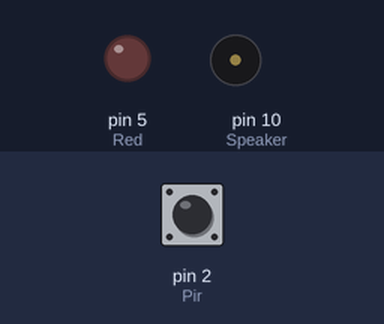
Bench run of a sketch on a simulated Arduino Uno, built with avr-gcc and run on an emulated ATmega328P. On the bench: output pins drawn as LEDs (lit = HIGH), buzzer (waves = sounding). The inputs (shaded band) are chosen by the test bench; at power-on: pin 2 (Pir) LOW. What the sketch prints to the serial monitor is not drawn.

Above: at 2.7 s.
2.8 s: pin 2 (Pir) driven HIGH
At 4.1 s:
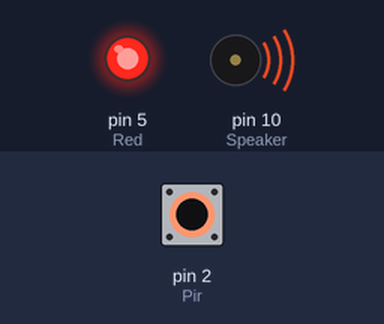
4.7 s: pin 2 (Pir) driven LOW
At 5.9 s:
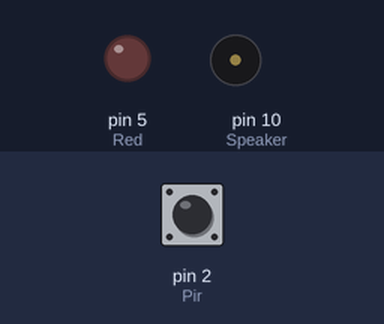
6.2 s: pin 2 (Pir) pulsed HIGH 2 times (0.12 s each, 0.3 s apart)
At 6.59 s:
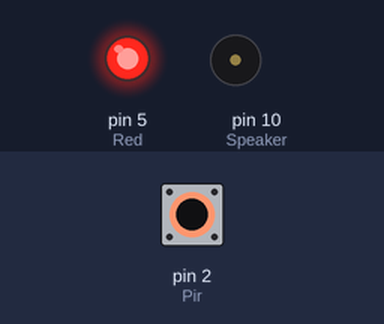
9.8 s: pin 2 (Pir) pulsed HIGH 5 times (0.12 s each, 0.3 s apart)
At 12.7 s:
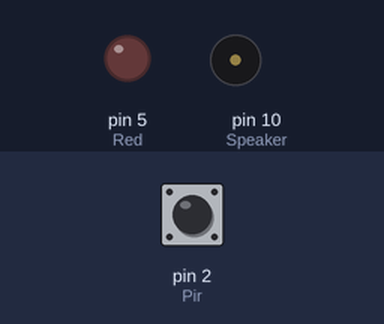
Timing chart, 0 to 13.9 s (numbered marks = the images above; inputs shaded):
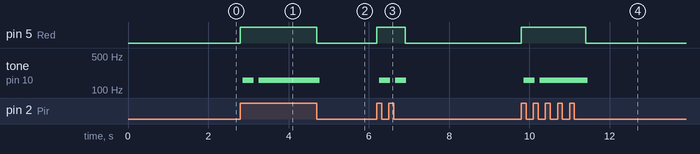

Measured:
- after the input at 2.8 s, pin 5 (Red): LOW → HIGH at once; tone on pin 10 (Speaker): silent → 159 Hz after 0.05 s, → silent 0.28 s later, → 160 Hz 0.12 s later
- after the input at 4.7 s, pin 5 (Red): HIGH → LOW at once; tone on pin 10 (Speaker): 160 Hz → silent after 0.08 s
- after the input at 6.2 s, pin 5 (Red): LOW → HIGH at once, → LOW 0.70 s later; tone on pin 10 (Speaker): silent → 159 Hz after 0.05 s, → silent 0.28 s later, → 160 Hz 0.12 s later, → silent 0.28 s later
- after the input at 9.8 s, pin 5 (Red): LOW → HIGH at once, → LOW 1.6 s later; tone on pin 10 (Speaker): silent → 159 Hz after 0.05 s, → silent 0.28 s later, → 160 Hz 0.12 s later, → silent 1.2 s later

The sketch:

Motion_detector.ino
```cpp
long unsigned int lowIn;
long unsigned int pause = 100;
int calibrationTime = 15;
boolean lockLow = true;
boolean takeLowTime;
int Pir = 2;
int Speaker = 10;
int Red = 5;
int Green = 7;
char value;
void setup()
{
    Serial.begin(9600);
    pinMode(Pir,INPUT);
    pinMode(Speaker, OUTPUT);
    pinMode(Red, OUTPUT);
    pinMode(Green, LOW);
    Serial.write("start");
    Serial.print("Calibrate PIR sensor");
    for(int i = 0; i <calibrationTime; i++)
      {
          Serial.print("*");
          delay(100);
      }
    Serial.println("Done");
    Serial.println("PIR sensor activated");
    delay(50);
}
void playTone(long dur, int freq)
{
    dur *= 10000;
    int period = (1.0 / freq) * 1000000;
    long elapsed_time = 0;
    while (elapsed_time < dur)
    {
        digitalWrite(Speaker, HIGH);
        delayMicroseconds(period /2);
        digitalWrite(Speaker, LOW);
        delayMicroseconds(period / 2);
        elapsed_time += (period);
    }
}

void loop()
{
  Serial.print(value);
            if(digitalRead(Pir) == HIGH)
            {
              digitalWrite(Red, HIGH);
              playTone(30, 160);
                if(lockLow)
                {
                  lockLow = false;
                  Serial.println("-- -- --");
                  Serial.print("Someone in your ROOM ");
                  Serial.print(millis()/1000);
                  Serial.println(" sec ago");
                  delay(100);
                }
              takeLowTime = true;
            }
            if(digitalRead(Pir) == LOW)
            {
              digitalWrite(Green, HIGH);
              digitalWrite(Red, LOW);
              playTone(0, 0);
                if(takeLowTime)
                {
                  lowIn = millis();
                  takeLowTime = false;
                }
                if(!lockLow && millis() - lowIn > pause)
                {
                  lockLow = true;
                  Serial.print("Someone get out your ROOM after ");
                  Serial.print((millis()-pause)/1000);
                  Serial.println(" sec");
                  delay(300);
                }
        }
  }
```
